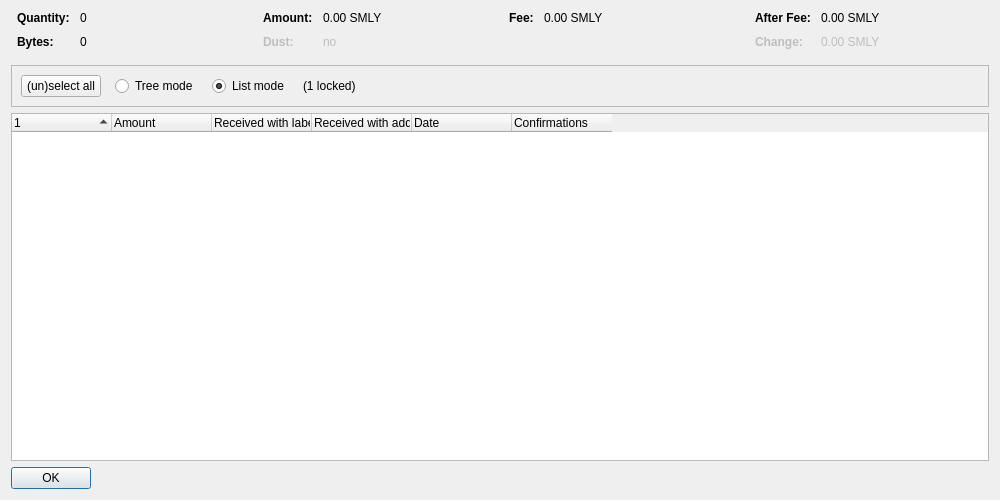
<?xml version="1.0" encoding="UTF-8"?>
<ui version="4.0">
 <class>CoinControlDialog</class>
 <widget class="QDialog" name="CoinControlDialog">
  <property name="geometry">
   <rect>
    <x>0</x>
    <y>0</y>
    <width>1000</width>
    <height>500</height>
   </rect>
  </property>
  <property name="windowTitle">
   <string>Coin Selection</string>
  </property>
  <layout class="QVBoxLayout" name="verticalLayout">
   <item>
    <layout class="QHBoxLayout" name="horizontalLayoutTop" stretch="0,0,0,0">
     <property name="topMargin">
      <number>0</number>
     </property>
     <property name="bottomMargin">
      <number>10</number>
     </property>
     <item>
      <layout class="QFormLayout" name="formLayoutCoinControl1">
       <property name="horizontalSpacing">
        <number>10</number>
       </property>
       <property name="verticalSpacing">
        <number>10</number>
       </property>
       <property name="leftMargin">
        <number>6</number>
       </property>
       <property name="rightMargin">
        <number>6</number>
       </property>
       <item row="0" column="0">
        <widget class="QLabel" name="labelCoinControlQuantityText">
         <property name="font">
          <font>
           <weight>75</weight>
           <bold>true</bold>
          </font>
         </property>
         <property name="text">
          <string>Quantity:</string>
         </property>
        </widget>
       </item>
       <item row="0" column="1">
        <widget class="QLabel" name="labelCoinControlQuantity">
         <property name="cursor">
          <cursorShape>IBeamCursor</cursorShape>
         </property>
         <property name="contextMenuPolicy">
          <enum>Qt::ActionsContextMenu</enum>
         </property>
         <property name="text">
          <string notr="true">0</string>
         </property>
         <property name="textInteractionFlags">
          <set>Qt::LinksAccessibleByMouse|Qt::TextSelectableByKeyboard|Qt::TextSelectableByMouse</set>
         </property>
        </widget>
       </item>
       <item row="1" column="0">
        <widget class="QLabel" name="labelCoinControlBytesText">
         <property name="font">
          <font>
           <weight>75</weight>
           <bold>true</bold>
          </font>
         </property>
         <property name="text">
          <string>Bytes:</string>
         </property>
        </widget>
       </item>
       <item row="1" column="1">
        <widget class="QLabel" name="labelCoinControlBytes">
         <property name="cursor">
          <cursorShape>IBeamCursor</cursorShape>
         </property>
         <property name="contextMenuPolicy">
          <enum>Qt::ActionsContextMenu</enum>
         </property>
         <property name="text">
          <string notr="true">0</string>
         </property>
         <property name="textInteractionFlags">
          <set>Qt::LinksAccessibleByMouse|Qt::TextSelectableByKeyboard|Qt::TextSelectableByMouse</set>
         </property>
        </widget>
       </item>
      </layout>
     </item>
     <item>
      <layout class="QFormLayout" name="formLayoutCoinControl2">
       <property name="horizontalSpacing">
        <number>10</number>
       </property>
       <property name="verticalSpacing">
        <number>10</number>
       </property>
       <property name="leftMargin">
        <number>6</number>
       </property>
       <property name="rightMargin">
        <number>6</number>
       </property>
       <item row="0" column="0">
        <widget class="QLabel" name="labelCoinControlAmountText">
         <property name="font">
          <font>
           <weight>75</weight>
           <bold>true</bold>
          </font>
         </property>
         <property name="text">
          <string>Amount:</string>
         </property>
        </widget>
       </item>
       <item row="0" column="1">
        <widget class="QLabel" name="labelCoinControlAmount">
         <property name="cursor">
          <cursorShape>IBeamCursor</cursorShape>
         </property>
         <property name="contextMenuPolicy">
          <enum>Qt::ActionsContextMenu</enum>
         </property>
         <property name="text">
          <string notr="true">0.00 SMLY</string>
         </property>
         <property name="textInteractionFlags">
          <set>Qt::LinksAccessibleByMouse|Qt::TextSelectableByKeyboard|Qt::TextSelectableByMouse</set>
         </property>
        </widget>
       </item>
       <item row="1" column="0">
        <widget class="QLabel" name="labelCoinControlLowOutputText">
         <property name="enabled">
          <bool>false</bool>
         </property>
         <property name="font">
          <font>
           <weight>75</weight>
           <bold>true</bold>
          </font>
         </property>
         <property name="text">
          <string>Dust:</string>
         </property>
        </widget>
       </item>
       <item row="1" column="1">
        <widget class="QLabel" name="labelCoinControlLowOutput">
         <property name="enabled">
          <bool>false</bool>
         </property>
         <property name="cursor">
          <cursorShape>IBeamCursor</cursorShape>
         </property>
         <property name="contextMenuPolicy">
          <enum>Qt::ActionsContextMenu</enum>
         </property>
         <property name="text">
          <string notr="true">no</string>
         </property>
         <property name="textInteractionFlags">
          <set>Qt::LinksAccessibleByMouse|Qt::TextSelectableByKeyboard|Qt::TextSelectableByMouse</set>
         </property>
        </widget>
       </item>
      </layout>
     </item>
     <item>
      <layout class="QFormLayout" name="formLayoutCoinControl3">
       <property name="horizontalSpacing">
        <number>10</number>
       </property>
       <property name="verticalSpacing">
        <number>10</number>
       </property>
       <property name="leftMargin">
        <number>6</number>
       </property>
       <property name="rightMargin">
        <number>6</number>
       </property>
       <item row="0" column="0">
        <widget class="QLabel" name="labelCoinControlFeeText">
         <property name="font">
          <font>
           <weight>75</weight>
           <bold>true</bold>
          </font>
         </property>
         <property name="text">
          <string>Fee:</string>
         </property>
        </widget>
       </item>
       <item row="0" column="1">
        <widget class="QLabel" name="labelCoinControlFee">
         <property name="cursor">
          <cursorShape>IBeamCursor</cursorShape>
         </property>
         <property name="contextMenuPolicy">
          <enum>Qt::ActionsContextMenu</enum>
         </property>
         <property name="text">
          <string notr="true">0.00 SMLY</string>
         </property>
         <property name="textInteractionFlags">
          <set>Qt::LinksAccessibleByMouse|Qt::TextSelectableByKeyboard|Qt::TextSelectableByMouse</set>
         </property>
        </widget>
       </item>
      </layout>
     </item>
     <item>
      <layout class="QFormLayout" name="formLayoutCoinControl4">
       <property name="horizontalSpacing">
        <number>10</number>
       </property>
       <property name="verticalSpacing">
        <number>10</number>
       </property>
       <property name="leftMargin">
        <number>6</number>
       </property>
       <property name="rightMargin">
        <number>6</number>
       </property>
       <item row="0" column="0">
        <widget class="QLabel" name="labelCoinControlAfterFeeText">
         <property name="font">
          <font>
           <weight>75</weight>
           <bold>true</bold>
          </font>
         </property>
         <property name="text">
          <string>After Fee:</string>
         </property>
        </widget>
       </item>
       <item row="0" column="1">
        <widget class="QLabel" name="labelCoinControlAfterFee">
         <property name="cursor">
          <cursorShape>IBeamCursor</cursorShape>
         </property>
         <property name="contextMenuPolicy">
          <enum>Qt::ActionsContextMenu</enum>
         </property>
         <property name="text">
          <string notr="true">0.00 SMLY</string>
         </property>
         <property name="textInteractionFlags">
          <set>Qt::LinksAccessibleByMouse|Qt::TextSelectableByKeyboard|Qt::TextSelectableByMouse</set>
         </property>
        </widget>
       </item>
       <item row="1" column="0">
        <widget class="QLabel" name="labelCoinControlChangeText">
         <property name="enabled">
          <bool>false</bool>
         </property>
         <property name="font">
          <font>
           <weight>75</weight>
           <bold>true</bold>
          </font>
         </property>
         <property name="text">
          <string>Change:</string>
         </property>
        </widget>
       </item>
       <item row="1" column="1">
        <widget class="QLabel" name="labelCoinControlChange">
         <property name="enabled">
          <bool>false</bool>
         </property>
         <property name="cursor">
          <cursorShape>IBeamCursor</cursorShape>
         </property>
         <property name="contextMenuPolicy">
          <enum>Qt::ActionsContextMenu</enum>
         </property>
         <property name="text">
          <string notr="true">0.00 SMLY</string>
         </property>
         <property name="textInteractionFlags">
          <set>Qt::LinksAccessibleByMouse|Qt::TextSelectableByKeyboard|Qt::TextSelectableByMouse</set>
         </property>
        </widget>
       </item>
      </layout>
     </item>
    </layout>
   </item>
   <item>
    <widget class="QFrame" name="frame">
     <property name="minimumSize">
      <size>
       <width>0</width>
       <height>40</height>
      </size>
     </property>
     <property name="frameShape">
      <enum>QFrame::StyledPanel</enum>
     </property>
     <property name="frameShadow">
      <enum>QFrame::Sunken</enum>
     </property>
     <layout class="QHBoxLayout" name="horizontalLayout">
      <item>
       <layout class="QHBoxLayout" name="horizontalLayoutPanel" stretch="0,0,0,0,0">
        <property name="spacing">
         <number>14</number>
        </property>
        <item>
         <widget class="QPushButton" name="pushButtonSelectAll">
          <property name="sizePolicy">
           <sizepolicy hsizetype="Maximum" vsizetype="Fixed">
            <horstretch>0</horstretch>
            <verstretch>0</verstretch>
           </sizepolicy>
          </property>
          <property name="text">
           <string>(un)select all</string>
          </property>
          <property name="autoDefault">
           <bool>false</bool>
          </property>
         </widget>
        </item>
        <item>
         <widget class="QRadioButton" name="radioTreeMode">
          <property name="sizePolicy">
           <sizepolicy hsizetype="Maximum" vsizetype="Fixed">
            <horstretch>0</horstretch>
            <verstretch>0</verstretch>
           </sizepolicy>
          </property>
          <property name="text">
           <string>Tree mode</string>
          </property>
         </widget>
        </item>
        <item>
         <widget class="QRadioButton" name="radioListMode">
          <property name="sizePolicy">
           <sizepolicy hsizetype="Maximum" vsizetype="Fixed">
            <horstretch>0</horstretch>
            <verstretch>0</verstretch>
           </sizepolicy>
          </property>
          <property name="text">
           <string>List mode</string>
          </property>
          <property name="checked">
           <bool>true</bool>
          </property>
         </widget>
        </item>
        <item>
         <widget class="QLabel" name="labelLocked">
          <property name="text">
           <string notr="true">(1 locked)</string>
          </property>
         </widget>
        </item>
        <item>
         <spacer name="horizontalSpacer">
          <property name="orientation">
           <enum>Qt::Horizontal</enum>
          </property>
          <property name="sizeHint" stdset="0">
           <size>
            <width>40</width>
            <height>20</height>
           </size>
          </property>
         </spacer>
        </item>
       </layout>
      </item>
     </layout>
    </widget>
   </item>
   <item>
    <widget class="CoinControlTreeWidget" name="treeWidget">
     <property name="contextMenuPolicy">
      <enum>Qt::CustomContextMenu</enum>
     </property>
     <property name="sortingEnabled">
      <bool>false</bool>
     </property>
     <property name="columnCount">
      <number>6</number>
     </property>
     <attribute name="headerShowSortIndicator" stdset="0">
      <bool>true</bool>
     </attribute>
     <attribute name="headerStretchLastSection">
      <bool>false</bool>
     </attribute>
     <column>
      <property name="text">
       <string/>
      </property>
     </column>
     <column>
      <property name="text">
       <string>Amount</string>
      </property>
     </column>
     <column>
      <property name="text">
       <string>Received with label</string>
      </property>
     </column>
     <column>
      <property name="text">
       <string>Received with address</string>
      </property>
     </column>
     <column>
      <property name="text">
       <string>Date</string>
      </property>
     </column>
     <column>
      <property name="text">
       <string>Confirmations</string>
      </property>
      <property name="toolTip">
       <string>Confirmed</string>
      </property>
     </column>
     <column>
      <property name="text">
       <string/>
      </property>
     </column>
     <column>
      <property name="text">
       <string/>
      </property>
     </column>
     <column>
      <property name="text">
       <string/>
      </property>
     </column>
     <column>
      <property name="text">
       <string/>
      </property>
     </column>
    </widget>
   </item>
   <item>
    <widget class="QDialogButtonBox" name="buttonBox">
     <property name="sizePolicy">
      <sizepolicy hsizetype="Maximum" vsizetype="Fixed">
       <horstretch>0</horstretch>
       <verstretch>0</verstretch>
      </sizepolicy>
     </property>
     <property name="orientation">
      <enum>Qt::Horizontal</enum>
     </property>
     <property name="standardButtons">
      <set>QDialogButtonBox::Ok</set>
     </property>
    </widget>
   </item>
  </layout>
 </widget>
 <customwidgets>
  <customwidget>
   <class>CoinControlTreeWidget</class>
   <extends>QTreeWidget</extends>
   <header>qt/coincontroltreewidget.h</header>
  </customwidget>
 </customwidgets>
 <resources/>
 <connections/>
</ui>
